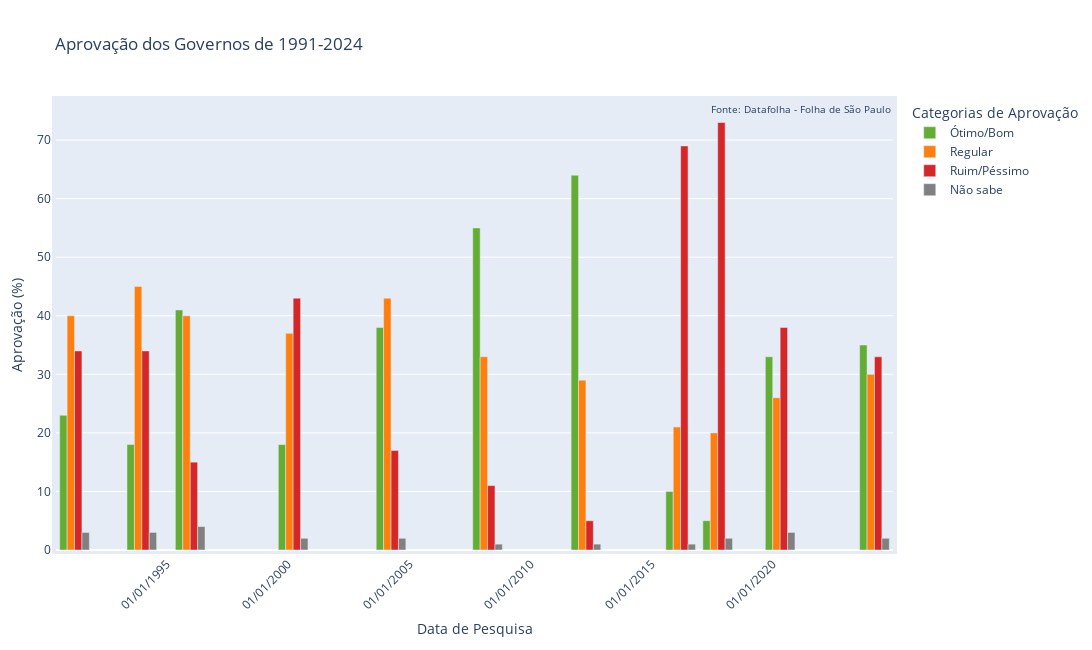

The code cell stored with this chart in its notebook:
### Code cell
# Dados em long format
df_long = df.melt(id_vars=['Data da pesquisa'], value_vars=["Ótimo/Bom", "Regular", "Ruim/Péssimo", "Não sabe"],
                  var_name='Categoria', value_name='Aprovação')

# Definindo cores para cada categoria de aprovação
cores_categoria = {
    "Ótimo/Bom": "#63ad34",
    "Regular": "#ff7f0e",
    "Ruim/Péssimo": "#d62728",
    "Não sabe": "#808080"
}

# Melhor representação com gráfico de barras
fig = px.bar(df_long, x='Data da pesquisa', y='Aprovação', color='Categoria',
             color_discrete_map=cores_categoria,
             barmode='group', labels={'Data da pesquisa': 'Data de Pesquisa', 'Aprovação': 'Aprovação (%)'},
             title='Aprovação dos Governos de 1991-2024',
             )

# Ajustando os rótulos no eixo X
fig.update_layout(
    xaxis_tickformat='%d/%m/%Y',
    xaxis_tickangle=-45,
    autosize=False,
    width=1200,
    height=650,
    margin=dict(l=50, r=50, b=100, t=100, pad=4),
    legend_title_text='Categorias de Aprovação',
)

# Ajusta a posição do texto dentro das barras
fig.update_traces(textposition='outside', textfont_size=10)

# Fonte
fig.add_annotation(
    text="Fonte: Datafolha - Folha de São Paulo",
    xref="paper", yref="paper",
    x=1.0, y=1.0,
    showarrow=False,
    font=dict(size=10)
)

fig.show()

### Figure 1 — Plotly figure (JSON) as saved in the notebook; plotly's stock layout.template omitted (floating-point values rounded to 4 significant figures)
{"data": [{"alignmentgroup": "True", "hovertemplate": "Categoria=Ótimo/Bom<br>Data de Pesquisa=%{x}<br>Aprovação (%)=%{y}<extra></extra>", "legendgroup": "Ótimo/Bom", "marker": {"color": "#63ad34", "pattern": {"shape": ""}}, "name": "Ótimo/Bom", "offsetgroup": "Ótimo/Bom", "orientation": "v", "showlegend": true, "textfont": {"size": 10}, "textposition": "outside", "type": "bar", "x": ["1991-03-06T00:00:00", "1993-12-15T00:00:00", "1995-12-15T00:00:00", "2000-03-16T00:00:00", "2004-04-01T00:00:00", "2008-03-27T00:00:00", "2012-04-19T00:00:00", "2016-03-18T00:00:00", "2017-09-28T00:00:00", "2020-04-27T00:00:00", "2024-03-20T00:00:00"], "xaxis": "x", "y": [23, 18, 41, 18, 38, 55, 64, 10, 5, 33, 35], "yaxis": "y"}, {"alignmentgroup": "True", "hovertemplate": "Categoria=Regular<br>Data de Pesquisa=%{x}<br>Aprovação (%)=%{y}<extra></extra>", "legendgroup": "Regular", "marker": {"color": "#ff7f0e", "pattern": {"shape": ""}}, "name": "Regular", "offsetgroup": "Regular", "orientation": "v", "showlegend": true, "textfont": {"size": 10}, "textposition": "outside", "type": "bar", "x": ["1991-03-06T00:00:00", "1993-12-15T00:00:00", "1995-12-15T00:00:00", "2000-03-16T00:00:00", "2004-04-01T00:00:00", "2008-03-27T00:00:00", "2012-04-19T00:00:00", "2016-03-18T00:00:00", "2017-09-28T00:00:00", "2020-04-27T00:00:00", "2024-03-20T00:00:00"], "xaxis": "x", "y": [40, 45, 40, 37, 43, 33, 29, 21, 20, 26, 30], "yaxis": "y"}, {"alignmentgroup": "True", "hovertemplate": "Categoria=Ruim/Péssimo<br>Data de Pesquisa=%{x}<br>Aprovação (%)=%{y}<extra></extra>", "legendgroup": "Ruim/Péssimo", "marker": {"color": "#d62728", "pattern": {"shape": ""}}, "name": "Ruim/Péssimo", "offsetgroup": "Ruim/Péssimo", "orientation": "v", "showlegend": true, "textfont": {"size": 10}, "textposition": "outside", "type": "bar", "x": ["1991-03-06T00:00:00", "1993-12-15T00:00:00", "1995-12-15T00:00:00", "2000-03-16T00:00:00", "2004-04-01T00:00:00", "2008-03-27T00:00:00", "2012-04-19T00:00:00", "2016-03-18T00:00:00", "2017-09-28T00:00:00", "2020-04-27T00:00:00", "2024-03-20T00:00:00"], "xaxis": "x", "y": [34, 34, 15, 43, 17, 11, 5, 69, 73, 38, 33], "yaxis": "y"}, {"alignmentgroup": "True", "hovertemplate": "Categoria=Não sabe<br>Data de Pesquisa=%{x}<br>Aprovação (%)=%{y}<extra></extra>", "legendgroup": "Não sabe", "marker": {"color": "#808080", "pattern": {"shape": ""}}, "name": "Não sabe", "offsetgroup": "Não sabe", "orientation": "v", "showlegend": true, "textfont": {"size": 10}, "textposition": "outside", "type": "bar", "x": ["1991-03-06T00:00:00", "1993-12-15T00:00:00", "1995-12-15T00:00:00", "2000-03-16T00:00:00", "2004-04-01T00:00:00", "2008-03-27T00:00:00", "2012-04-19T00:00:00", "2016-03-18T00:00:00", "2017-09-28T00:00:00", "2020-04-27T00:00:00", "2024-03-20T00:00:00"], "xaxis": "x", "y": [3, 3, 4, 2, 2, 1, 1, 1, 2, 3, 2], "yaxis": "y"}], "layout": {"annotations": [{"font": {"size": 10}, "showarrow": false, "text": "Fonte: Datafolha - Folha de São Paulo", "x": 1, "xref": "paper", "y": 1, "yref": "paper"}], "autosize": false, "barmode": "group", "height": 650, "legend": {"title": {"text": "Categorias de Aprovação"}, "tracegroupgap": 0}, "margin": {"b": 100, "l": 50, "pad": 4, "r": 50, "t": 100}, "title": {"text": "Aprovação dos Governos de 1991-2024"}, "width": 1200, "xaxis": {"anchor": "y", "domain": [0, 1], "tickangle": -45, "tickformat": "%d/%m/%Y", "title": {"text": "Data de Pesquisa"}}, "yaxis": {"anchor": "x", "domain": [0, 1], "title": {"text": "Aprovação (%)"}}}}
